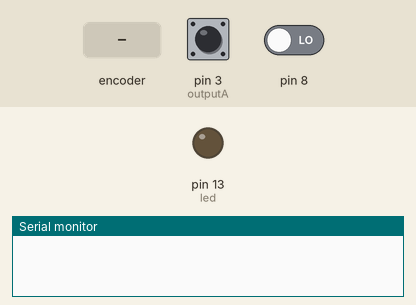
Bench run of a sketch on a simulated Arduino Uno, built with avr-gcc and run on an emulated ATmega328P. Parts: output pins drawn as LEDs (lit = HIGH), the last lines printed to the serial monitor. Dashed ring = blinking. Inputs (shaded band) come from the test bench; at power-on: pin 8 LOW, pin 3 (outputA) HIGH.

Above: at 1.2 s.
1.3 s: pin 8 driven HIGH
At 1.45 s:
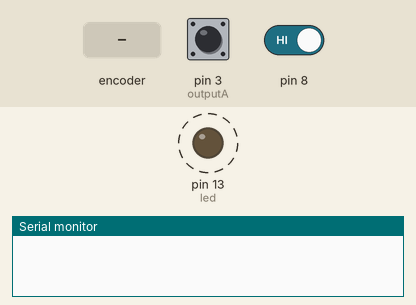
4.3 s: rotary encoder on pin 3 (outputA) / pin 7 (outputB) turned 1 step (first pin leading)
7.3 s: pin 8 driven LOW
At 7.7 s:
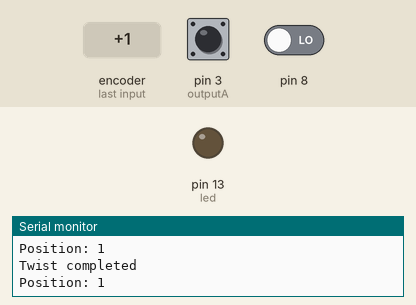
Timing chart, 0 to 10.3 s (numbered marks = the images above; inputs shaded):
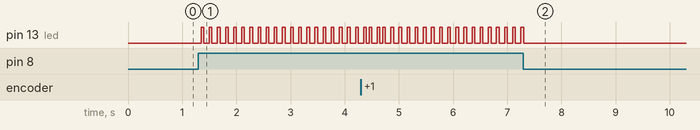

The sketch:

twist_test.ino
```cpp
 #define outputA 3
 #define outputB 7

 int counter = 0;
 int aState;
 int aLastState;
 int completedTwist = 1; // Figure out at what increment is enough for a twist

 void setup() {
   pinMode (outputA,INPUT);
   pinMode (outputB,INPUT);
   pinMode(13, OUTPUT);    // led
   pinMode(8, INPUT);

   Serial.begin (9600);
   // Reads the initial state of the outputA
   aLastState = digitalRead(outputA);
 }
 void loop() {
   aState = digitalRead(outputA); // Reads the "current" state of the outputA
   // If the previous and the current state of the outputA are different, that means a Pulse has occured
   if (digitalRead(8) == HIGH)
   {
    counter = 0;
    delay(50);
    digitalWrite(13, HIGH); // sets the digital pin 13 on
     delay(50);            // waits for a second
     digitalWrite(13, LOW);  // sets the digital pin 13 off
     delay(50);            // waits for a second
   }
   if (aState != aLastState){
     // If the outputB state is different to the outputA state, that means the encoder is rotating clockwise

       counter ++;

     if (abs(counter) == completedTwist)
     {
      Serial.println("Twist completed");
      digitalWrite(13, HIGH); // sets the digital pin 13 on
     delay(50);            // waits for a second
     digitalWrite(13, LOW);  // sets the digital pin 13 off
     delay(50);            // waits for a second
     }
     Serial.print("Position: ");
     Serial.println(counter);
   }
   aLastState = aState; // Updates the previous state of the outputA with the current state
 }
```

Measured:
- after the input at 1.3 s, pin 13 (led): alternates HIGH for 0.05 s and LOW for 0.10 s, starting after 0.05 s
- after the input at 7.3 s, pin 13 (led): goes on until 7.3 s, then stays LOW
